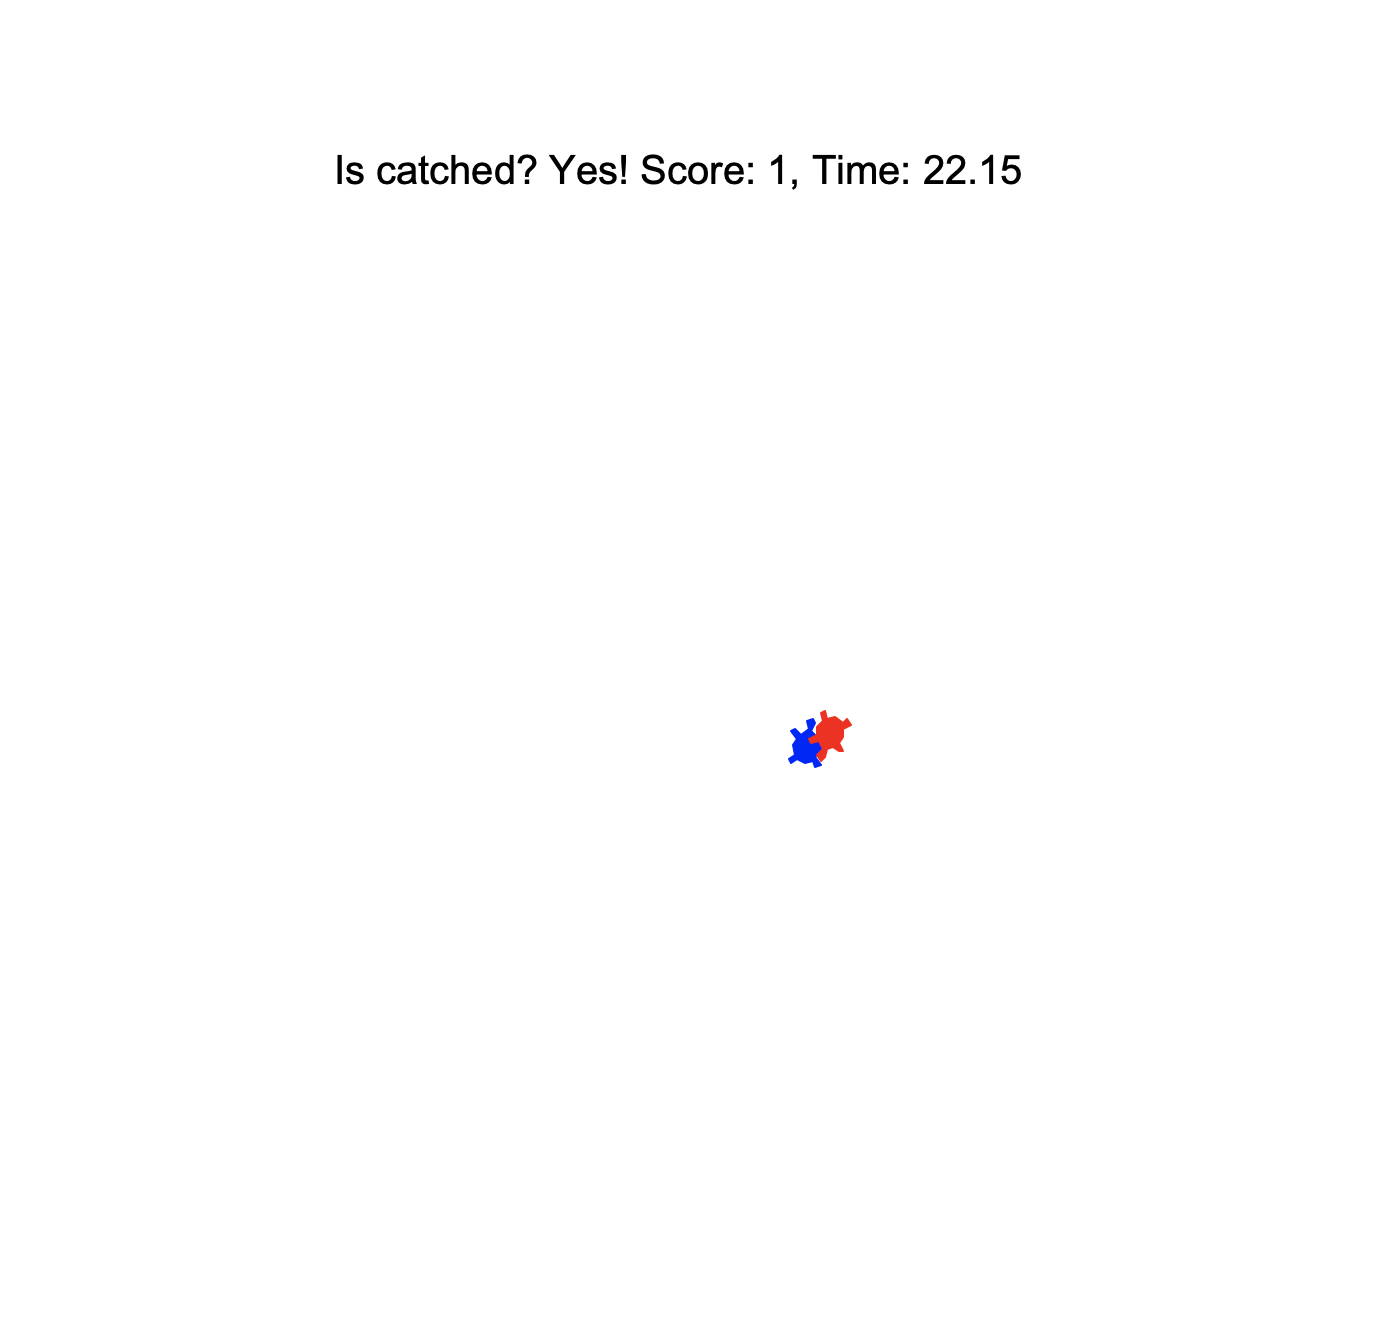

Generate this figure with Python:
import tkinter as tk
import turtle
import random
import time


class RunawayGame:
    def __init__(self, canvas, runner, chaser, catch_radius=50):
        self.canvas = canvas
        self.runner = runner
        self.chaser = chaser
        self.catch_radius2 = catch_radius**2
        self.score = 0
        self.start_time = None

        # Initialize 'runner' and 'chaser'
        self.runner.shape('turtle')
        self.runner.color('blue')
        self.runner.penup()

        self.chaser.shape('turtle')
        self.chaser.color('red')
        self.chaser.penup()

        # Instantiate another turtle for drawing
        self.drawer = turtle.RawTurtle(canvas)
        self.drawer.hideturtle()
        self.drawer.penup()

    def is_catched(self):
        p = self.runner.pos()
        q = self.chaser.pos()
        dx, dy = p[0] - q[0], p[1] - q[1]
        distance = (dx**2 + dy**2)**0.5
        return distance < 20  # Adjust the threshold for catching

    def start(self, init_dist=400, ai_timer_msec=100):
        self.runner.setpos((-init_dist / 2, 0))
        self.runner.setheading(0)
        self.chaser.setpos((+init_dist / 2, 0))
        self.chaser.setheading(180)

        # TODO) You can do something here and follows.
        self.ai_timer_msec = ai_timer_msec
        self.start_time = time.time()
        self.canvas.ontimer(self.step, self.ai_timer_msec)

    def step(self):
        self.runner.run_ai(self.chaser.pos(), self.chaser.heading())
        self.chaser.run_ai(self.runner.pos(), self.runner.heading())

        # TODO) You can do something here and follows.
        is_catched = self.is_catched()

        if is_catched:
            self.score += 1
            elapsed_time = round(time.time() - self.start_time, 2)
            self.drawer.undo()
            self.drawer.penup()
            self.drawer.setpos(0, 250)
            self.drawer.write(f'Is catched? Yes! Score: {self.score}, Time: {elapsed_time}', align="center", font=(
                "Arial", 20, "normal"))
            self.stop_game()
        else:
            elapsed_time = round(time.time() - self.start_time, 2)
            self.drawer.undo()
            self.drawer.penup()
            self.drawer.setpos(0, 250)
            self.drawer.write(f'Is catched? No. Score: {self.score}, Time: {elapsed_time}', align="center", font=(
                "Arial", 20, "normal"))

            # Note) The following line should be the last of this function to keep the game playing
            self.canvas.ontimer(self.step, self.ai_timer_msec)

    def stop_game(self):
        print(f"Game Over - Turtle is caught! Score: {self.score}")
        # Stop the game (optional: you might want to reset or exit the game here)


class ManualMover(turtle.RawTurtle):
    def __init__(self, canvas, step_move=10, step_turn=10):
        super().__init__(canvas)
        self.step_move = step_move
        self.step_turn = step_turn

        # Register event handlers
        canvas.onkeypress(lambda: self.forward(self.step_move), 'Up')
        canvas.onkeypress(lambda: self.backward(self.step_move), 'Down')
        canvas.onkeypress(lambda: self.left(self.step_turn), 'Left')
        canvas.onkeypress(lambda: self.right(self.step_turn), 'Right')
        canvas.listen()

    def run_ai(self, opp_pos, opp_heading):
        # Default behavior: move forward
        self.forward(self.step_move)


class RandomMover(turtle.RawTurtle):
    def __init__(self, canvas, step_move=10, step_turn=10):
        super().__init__(canvas)
        self.step_move = step_move
        self.step_turn = step_turn

    def run_ai(self, opp_pos, opp_heading):
        mode = random.randint(0, 2)
        if mode == 0:
            self.forward(self.step_move)
        elif mode == 1:
            self.left(self.step_turn)
        elif mode == 2:
            self.right(self.step_turn)


if __name__ == '__main__':
    # Use 'TurtleScreen' instead of 'Screen' to prevent an exception from the singleton 'Screen'
    root = tk.Tk()
    canvas = tk.Canvas(root, width=700, height=700)
    canvas.pack()
    screen = turtle.TurtleScreen(canvas)

    # Change the follows to your turtle if necessary
    runner = RandomMover(screen)
    chaser = ManualMover(screen)

    game = RunawayGame(screen, runner, chaser)
    game.start()
    screen.mainloop()
